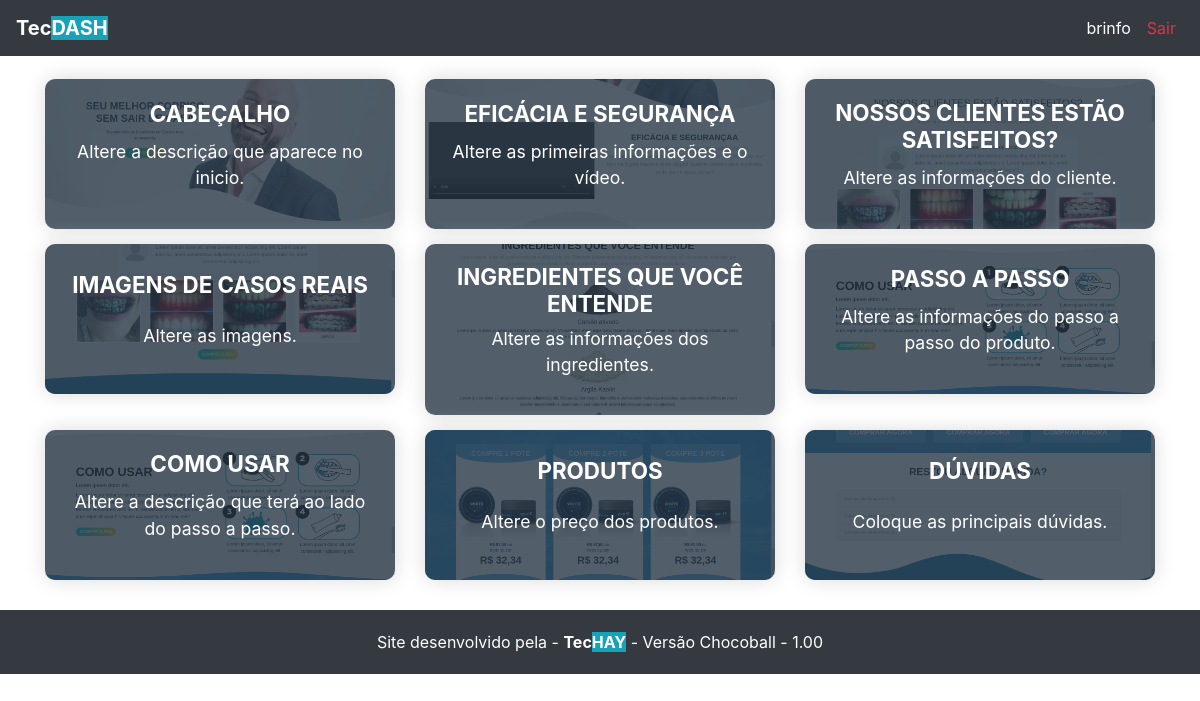
The page /dashboard/ (signed in) on the database its author committed.
### principal/models.py (models this page shows, shortened)
class TecDashImages(models.Model):
	title = models.CharField(max_length=500, null=True)
	slug = models.CharField(max_length=100, null=True)
	details = models.TextField()
	image = models.ImageField(upload_to='image/how_use')

### principal/views.py (the view)
# urls.py: path('', views.index, name="home"),
@login_required(login_url='login')
def index(request):
  option = TecDashImages.objects.all()
  context = {
    'option': option
  }
  return render(request, 'dashboard/dashboard.html', context)

### principal/templates/dashboard/dashboard.html
{% extends "base.html" %}
{% block conteudo %}
	<div class="mt-2">
		<div class="container">
			<div class="row d-flex justify-content-center">
				{% for opt in option %}
				<div class="col-12 col-lg-4">
					<a href="{{ opt.slug }}">
						<div style="background-image: url({{ opt.image.url }});" class="option-edit">
							<div class="bg-option">
							 	<h2>{{ opt.title }}</h2>
							 	<p>
							 		{{ opt.details }}
							 	</p>
							 </div>
						</div>
					</a>
				</div>
				{% endfor %}
			</div>
		</div>
	</div>
{% endblock %}

### principal/templates/base.html (shortened to what this page needs)
<!DOCTYPE html>
<html>
{% load static %}
<head>
  <link rel="stylesheet" href="https://stackpath.bootstrapcdn.com/bootstrap/4.4.1/css/bootstrap.min.css" />
  <link rel="stylesheet" type="text/css" href="{% static 'assets/css/style.css' %}" />
</head>
<body>
  <nav class="navbar navbar-expand-lg navbar-dark bg-dark">
    <a class="navbar-brand font-weight-bold" href="#">Tec<span class="bg-info">DASH</span></a>
    <div class="collapse navbar-collapse" id="navbarSupportedContent">
      <ul class="navbar-nav ml-auto">
        <li class="nav-item active">
          <a class="nav-link disabled" href="#">{{user.username}}<span class="sr-only">(current)</span></a>
        </li>
        <li class="nav-item">
          <a class="nav-link text-danger" href="{% url 'logout' %}">Sair</a>
        </li>
      </ul>
    </div>
  </nav>
  {% block conteudo %}
  {% endblock %}
  <div id="footer" class="bg-dark">
    <div class="text-white">
      Site desenvolvido pela - <span class="font-weight-bold">Tec<span class="bg-info">HAY</span></span> - Versão Chocoball - 1.00
    </div>
  </div>
</body>
</html>

### principal/static/assets/css/style.css (style rules this page uses)
a { color: #000; }
div.option-edit { background: url(../img/header.png); background-size: cover; background-position: center; background-repeat: no-repeat; text-align: center; margin-top: 15px; border-radius: 10px; box-shadow: 0 0 20px #DADADA; color: #FFF; }
div.option-edit .bg-option { display: flex; flex-direction: column; justify-content: space-around; border-radius: 10px; min-height: 150px; padding: 20px 25px; background: rgba(39, 55, 70, 0.8); transition: 0.2s; }
div.option-edit .bg-option h2 { text-transform: uppercase; font-weight: bold; font-size: 1.4em; }
div.option-edit .bg-option p { font-size: 1.1em; }
div#footer { margin-top: 30px; padding: 20px; text-align: center; }

### rows shown on the page
TecDashImages: image (picture), title "CABEÇALHO", details "Altere a descrição que aparece no inicio."
TecDashImages: image (picture), title "EFICÁCIA E SEGURANÇA", details "Altere as primeiras informações e o vídeo."
TecDashImages: image (picture), title "NOSSOS CLIENTES ESTÃO SATISFEITOS?", details "Altere as informações do cliente."
TecDashImages: image (picture), title "IMAGENS DE CASOS REAIS", details "Altere as imagens."
TecDashImages: image (picture), title "INGREDIENTES QUE VOCÊ ENTENDE", details "Altere as informações dos ingredientes."
TecDashImages: image (picture), title "PASSO A PASSO", details "Altere as informações do passo a passo do produto."
TecDashImages: image (picture), title "COMO USAR", details "Altere a descrição que terá ao lado do passo a passo."
TecDashImages: image (picture), title "PRODUTOS", details "Altere o preço dos produtos."
TecDashImages: image (picture), title "DÚVIDAS", details "Coloque as principais dúvidas."

### other values the page prints
{{ user.username }} "brinfo"
